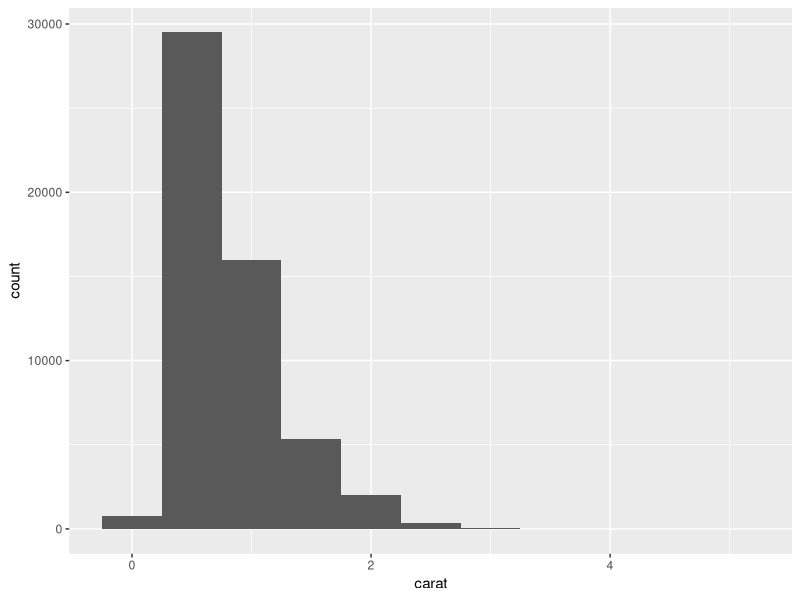
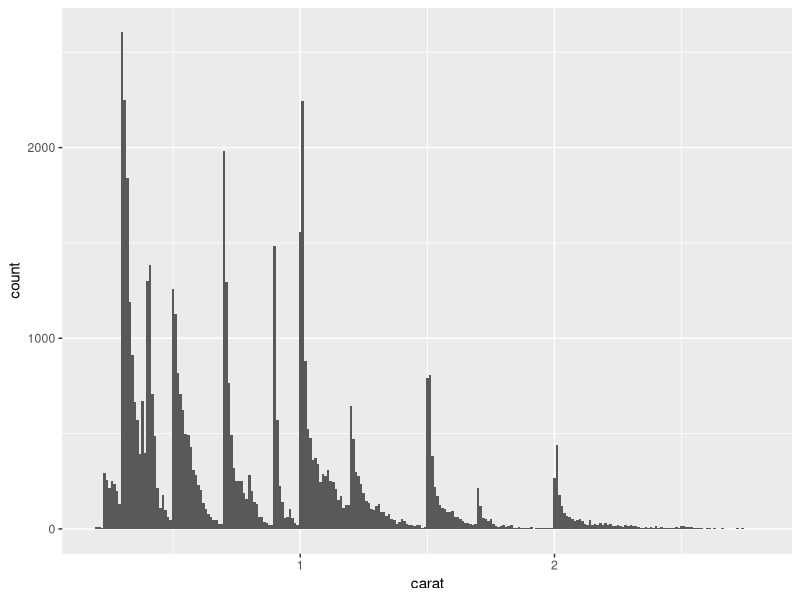
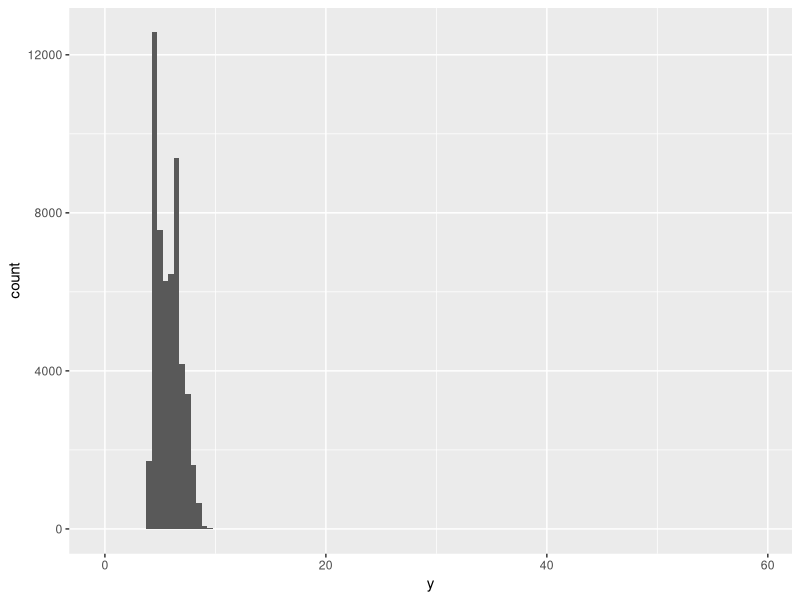
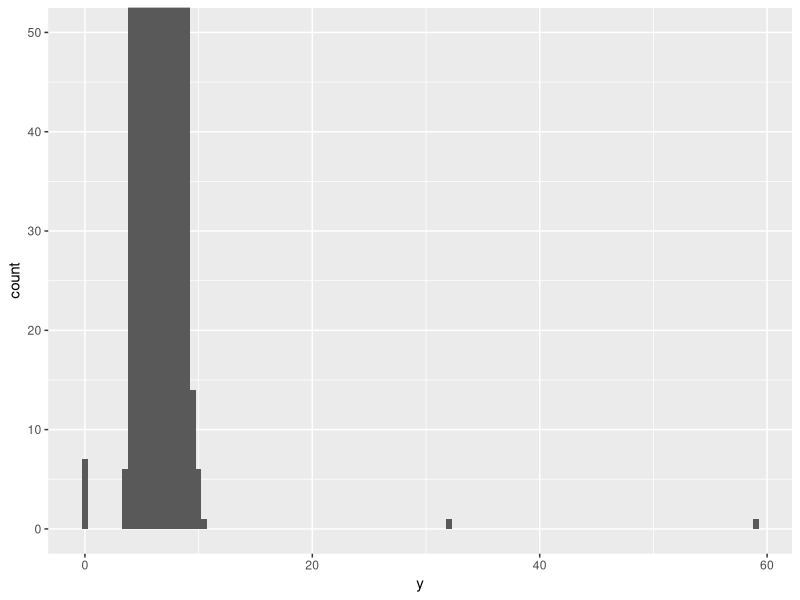

These charts were generated, in order, by the following R code:
## ---- chunk 1
library(tidyverse)
## ---- chunk 2
ggplot(diamonds, aes(carat)) +
  geom_histogram(binwidth = 0.5)
## ---- chunk 3
smaller <- diamonds |> 
  filter(carat < 3)

ggplot(smaller, aes(carat)) +
  geom_histogram(binwidth = 0.01)
## ---- chunk 4
diamonds |> 
  ggplot(aes(y)) +
  geom_histogram(binwidth = 0.5)
## ---- chunk 5
diamonds |> 
  ggplot(aes(y)) +
  geom_histogram(binwidth = 0.5) +
  coord_cartesian(ylim = c(0,50))
## ---- chunk 6
unusual <- diamonds |> 
  filter(y < 3 | y > 20) |> 
  select(price, x, y, z) |> 
  arrange(y)
unusual
